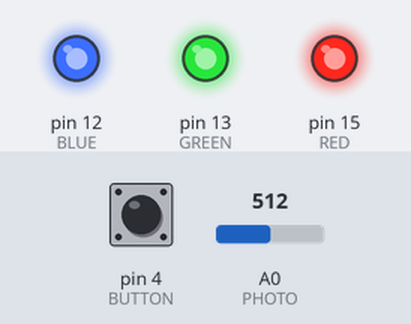
The sketch below on a simulated Arduino Uno, built with avr-gcc and run on an emulated ATmega328P. Parts: output pins drawn as LEDs (lit = HIGH). The test bench sets the inputs (shaded band); at power-on: A0 (PHOTO) = 512, pin 4 (BUTTON) LOW. What the sketch prints to the serial monitor is not drawn.

Above: at 1.2 s.
1.3 s: A0 (PHOTO) set to 0
At 4.6 s:
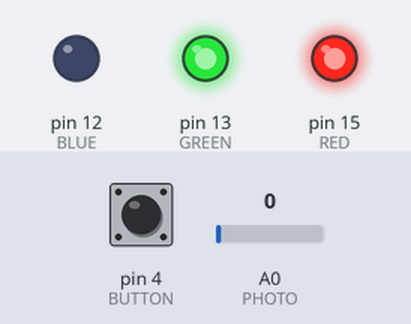
At 6.7 s:
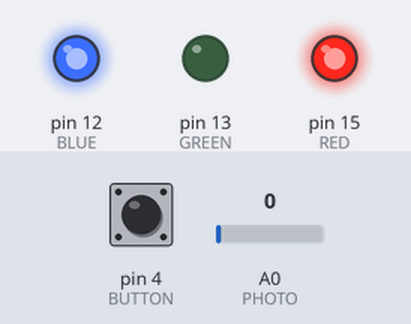
Timing chart, 0 to 34.8 s (numbered marks = the images above; inputs shaded):
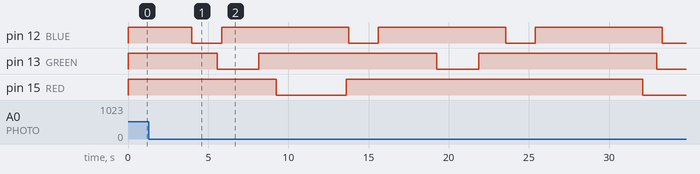

Measured:
- by itself, pin 12 (BLUE): alternates HIGH for 7.9 s and LOW for 1.9 s
- by itself, pin 13 (GREEN): alternates HIGH for 11.1 s and LOW for 2.6 s

The sketch:

anim.ino
```cpp
const int PHOTO = A0;
const int BUTTON = 4;
const int RED = 15;
const int GREEN = 13;
const int BLUE = 12;

float t = 0;

void setup() {
  Serial.begin(115200);
}

void loop() {
  Serial.print("button: ");
  Serial.print(digitalRead(BUTTON));
  Serial.print(" photo: ");
  Serial.println(analogRead(PHOTO));
  analogWrite(RED,   int(cos(0.3 * t) * 450 + 500));
  analogWrite(GREEN, int(cos(0.5 * t) * 450 + 500));
  analogWrite(BLUE,  int(cos(0.7 * t) * 450 + 500));
  delay(10);
  t += 0.01;
}
```
